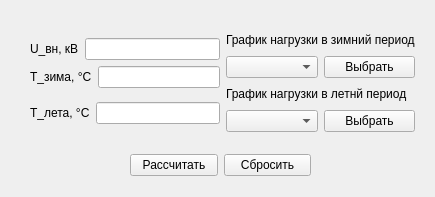
<?xml version="1.0" encoding="UTF-8"?>
<ui version="4.0">
 <class>Widget</class>
 <widget class="QWidget" name="Widget">
  <property name="geometry">
   <rect>
    <x>0</x>
    <y>0</y>
    <width>435</width>
    <height>197</height>
   </rect>
  </property>
  <property name="cursor">
   <cursorShape>ArrowCursor</cursorShape>
  </property>
  <property name="mouseTracking">
   <bool>true</bool>
  </property>
  <property name="tabletTracking">
   <bool>true</bool>
  </property>
  <property name="windowTitle">
   <string>Widget</string>
  </property>
  <widget class="QWidget" name="layoutWidget">
   <property name="geometry">
    <rect>
     <x>130</x>
     <y>150</y>
     <width>181</width>
     <height>31</height>
    </rect>
   </property>
   <layout class="QHBoxLayout" name="horizontalLayout">
    <item>
     <widget class="QPushButton" name="compute_button">
      <property name="text">
       <string>Рассчитать</string>
      </property>
     </widget>
    </item>
    <item>
     <widget class="QPushButton" name="cancel_button">
      <property name="text">
       <string>Сбросить</string>
      </property>
     </widget>
    </item>
   </layout>
  </widget>
  <widget class="QWidget" name="">
   <property name="geometry">
    <rect>
     <x>30</x>
     <y>30</y>
     <width>385</width>
     <height>102</height>
    </rect>
   </property>
   <layout class="QHBoxLayout" name="horizontalLayout_6">
    <item>
     <layout class="QVBoxLayout" name="verticalLayout_5">
      <item>
       <layout class="QVBoxLayout" name="verticalLayout_2">
        <item>
         <layout class="QHBoxLayout" name="horizontalLayout_2">
          <item>
           <widget class="QLabel" name="label">
            <property name="text">
             <string>U_вн, кВ</string>
            </property>
           </widget>
          </item>
          <item>
           <widget class="QLineEdit" name="Uvn"/>
          </item>
         </layout>
        </item>
        <item>
         <layout class="QHBoxLayout" name="horizontalLayout_3">
          <item>
           <widget class="QLabel" name="label_2">
            <property name="text">
             <string>T_зима, °С</string>
            </property>
            <property name="textFormat">
             <enum>Qt::AutoText</enum>
            </property>
            <property name="textInteractionFlags">
             <set>Qt::NoTextInteraction</set>
            </property>
           </widget>
          </item>
          <item>
           <widget class="QLineEdit" name="temperature_winter"/>
          </item>
         </layout>
        </item>
       </layout>
      </item>
      <item>
       <layout class="QHBoxLayout" name="horizontalLayout_7">
        <item>
         <widget class="QLabel" name="label_3">
          <property name="text">
           <string>T_лета, °С</string>
          </property>
          <property name="textFormat">
           <enum>Qt::AutoText</enum>
          </property>
          <property name="textInteractionFlags">
           <set>Qt::NoTextInteraction</set>
          </property>
         </widget>
        </item>
        <item>
         <widget class="QLineEdit" name="temperature_summer"/>
        </item>
       </layout>
      </item>
     </layout>
    </item>
    <item>
     <layout class="QVBoxLayout" name="verticalLayout_4">
      <item>
       <layout class="QVBoxLayout" name="verticalLayout">
        <item>
         <widget class="QLabel" name="GN_winter">
          <property name="text">
           <string>График нагрузки в зимний период</string>
          </property>
         </widget>
        </item>
        <item>
         <layout class="QHBoxLayout" name="horizontalLayout_4">
          <item>
           <widget class="QComboBox" name="Choise_hour_graphics">
            <property name="editable">
             <bool>false</bool>
            </property>
            <property name="currentIndex">
             <number>-1</number>
            </property>
            <property name="maxVisibleItems">
             <number>10</number>
            </property>
            <property name="insertPolicy">
             <enum>QComboBox::InsertAtBottom</enum>
            </property>
            <property name="sizeAdjustPolicy">
             <enum>QComboBox::AdjustToContentsOnFirstShow</enum>
            </property>
            <property name="duplicatesEnabled">
             <bool>false</bool>
            </property>
            <property name="frame">
             <bool>true</bool>
            </property>
            <property name="modelColumn">
             <number>0</number>
            </property>
            <item>
             <property name="text">
              <string>1 ч.</string>
             </property>
            </item>
            <item>
             <property name="text">
              <string>2 ч.</string>
             </property>
            </item>
            <item>
             <property name="text">
              <string>4 ч.</string>
             </property>
            </item>
           </widget>
          </item>
          <item>
           <widget class="QPushButton" name="take_hour_GN_winter">
            <property name="text">
             <string>Выбрать</string>
            </property>
           </widget>
          </item>
         </layout>
        </item>
       </layout>
      </item>
      <item>
       <layout class="QVBoxLayout" name="verticalLayout_3">
        <item>
         <widget class="QLabel" name="Text_GN_summer">
          <property name="text">
           <string>График нагрузки в летнй период</string>
          </property>
         </widget>
        </item>
        <item>
         <layout class="QHBoxLayout" name="horizontalLayout_5">
          <item>
           <widget class="QComboBox" name="Choise_hour_graphics_summer">
            <property name="editable">
             <bool>false</bool>
            </property>
            <property name="currentIndex">
             <number>-1</number>
            </property>
            <property name="maxVisibleItems">
             <number>10</number>
            </property>
            <property name="insertPolicy">
             <enum>QComboBox::InsertAtBottom</enum>
            </property>
            <property name="duplicatesEnabled">
             <bool>false</bool>
            </property>
            <property name="frame">
             <bool>true</bool>
            </property>
            <property name="modelColumn">
             <number>0</number>
            </property>
            <item>
             <property name="text">
              <string>Ксез</string>
             </property>
            </item>
            <item>
             <property name="text">
              <string>1 ч.</string>
             </property>
            </item>
            <item>
             <property name="text">
              <string>2 ч.</string>
             </property>
            </item>
            <item>
             <property name="text">
              <string>4 ч.</string>
             </property>
            </item>
           </widget>
          </item>
          <item>
           <widget class="QPushButton" name="take_hour_GN_summer">
            <property name="text">
             <string>Выбрать</string>
            </property>
           </widget>
          </item>
         </layout>
        </item>
       </layout>
      </item>
     </layout>
    </item>
   </layout>
  </widget>
 </widget>
 <resources/>
 <connections/>
</ui>
